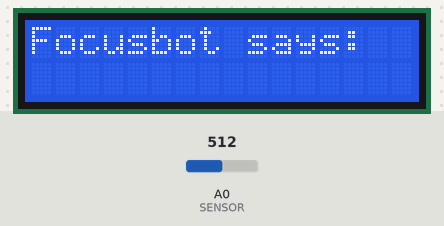
A sketch run on a simulated Arduino Uno, built with avr-gcc and run on an emulated ATmega328P. On the bench: 16×2 character LCD. The inputs (shaded band) are chosen by the test bench; at power-on: A0 (SENSOR) = 512. What the sketch prints to the serial monitor is not drawn.

Above: at 0.1 s.
At 10.1 s:
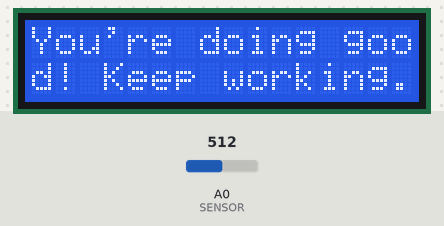
At 20.1 s:
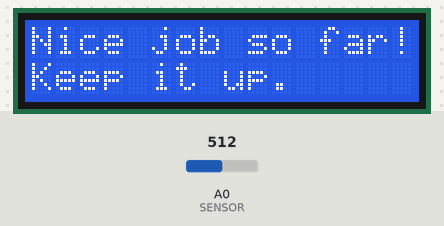
At 30.1 s:
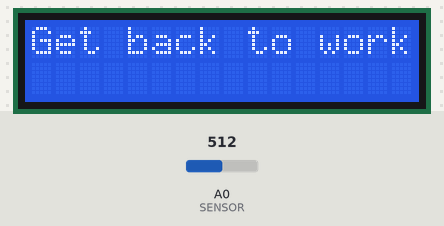

The sketch:

FinalProject_FocusBot_Arduino.ino
```cpp
#include <LiquidCrystal.h>
int val = 0;
const int SENSOR = A0;
LiquidCrystal lcd(12, 11, 5, 4, 3, 2);
void setup() {

 pinMode (SENSOR, INPUT);
 lcd.begin (16, 2);
 Serial.begin(9600);
 lcd.print("Focusbot says:");

 }

void loop() {
val = analogRead(SENSOR);


  if (val = 1) {
  delay(10000);
    lcd.clear();
    lcd.print("You're doing goo");
  lcd.setCursor(0,1);
  lcd.print("d! Keep working.");

  }

    if(val = 2) {
     delay(10000);
  lcd.setCursor(0,0);
  lcd.clear();
  lcd.print("Nice job so far!");
  lcd.setCursor(0,1);
  lcd.print("Keep it up.");
  }

  if(val = 3) {
    delay(10000);
    lcd.setCursor(0,0);
    lcd.clear();
    lcd.print("Get back to work");
  }
  Serial.write(val);
}
```

Measured:
- by itself, everything shown: repeats every 30.0 s, in 3 steps
- what the display in image 1 shows lasts 10.0 s, from 10.1 s to 20.1 s
